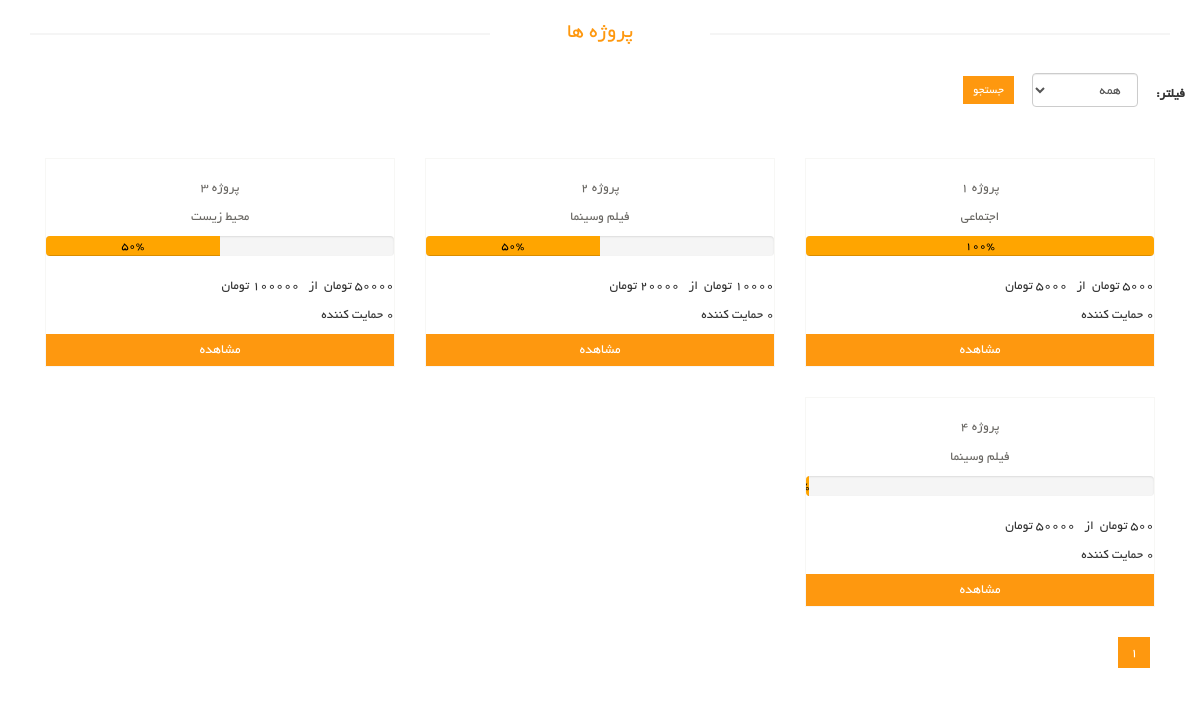
/projects/, run on the app's committed database.
### hami_projects/models.py (models this page shows, shortened)
class Project (models.Model):
    name = models.CharField(max_length=25,verbose_name='عنوان مدیریتی', blank=True, null=True)
    name_show = models.CharField(max_length=25,verbose_name='عنوان قابل نمایش')
    creator = models.ForeignKey(User, on_delete=models.CASCADE, verbose_name='صاحب پروژه')
    Groups = models.ForeignKey(Group, on_delete=models.CASCADE, verbose_name='دسته بندی')
    discribtion = models.TextField(max_length=250, verbose_name='شرح مدیریتی', blank=True, default=0)
    discribtion_show = models.TextField(max_length=250, verbose_name='شرح قابل نمایش')
    order = models.IntegerField(verbose_name='وزن', blank=True, null=True)
    budget = models.PositiveIntegerField(verbose_name='مبلغ مورد نیاز')
    Currentـbudget = models.PositiveIntegerField(verbose_name='مبلغ جمع شده', blank=True, null=True, default=0)
    needed_time =  models.DateField(verbose_name='مدت زمان مورد نیاز ')
    site = models.CharField(max_length=35, verbose_name='سایت')
    email = models.CharField(max_length=35, verbose_name='ایمیل')
    logo = models.ImageField(upload_to=None, blank=True, null=True, verbose_name='عکس کاور')
    status = models.CharField(max_length=35, choices=status, verbose_name='وضعیت', default='disable')
    objects = ProjectManager()
    class Meta:
        verbose_name = 'پروژه'
        verbose_name_plural = 'پروژه ها'
    def supports(self):
        return str(self.support_set.count())
    def percent(self):
        return (int((self.Currentـbudget * 100)/self.budget))
    def get_absolute_url(self):
        return f"/projects/{self.id}"

class Group (models.Model):
    title = models.CharField(max_length=120, unique=True, verbose_name='عنوان')
    slug = models.CharField(max_length=120, verbose_name='عنوان مدیریتی', null=True, blank=True)
    discribtion = models.TextField(verbose_name='توضیحات')
    image = models.ImageField(upload_to=None, blank=True, null=True, verbose_name='عکس ')
    def __str__(self):
        return self.title or " "
    class Meta:
        verbose_name = 'دسته بندی'
        verbose_name_plural = 'دسته بندی ها'

### hami_projects/views.py (the view)
# urls.py: path('projects/', ProjectsList.as_view()),
class ProjectsList(ListView):
    template_name = 'projects_list.html'
    paginate_by = 6
    def get_queryset(self):
        return Project.objects.all()

### hami_projects/templates/projects_list.html (shortened to what this page needs)
{% extends 'shared/_MainLayout.html' %}
{% load static %}
{% load render_partial %}
{% block content %}
    <section>
        <div class="container">
            <div class="row">
                <h2 id="projects-list" class="title text-center">پروژه ها</h2>
                <form id="filter-form" action="filter" method="get" class="form-inline">
                    <label for="sort" class="control-label">فیلتر:</label>
                    <div class="form-group">
                        <div class="col-sm-12 text-right">
                            <select name="sort" id="sort" class="form-control">
                                <option value="all" selected="&quot;selected&quot;">همه</option>
                            </select>
                        </div>
                    </div>
                    <input type="submit" value="جستجو" class="btn btn-sm btn-primary"></button>
                </form>
                <div class="col-sm-12">
                    <div class="features_items">
                        {% for project in page_obj %}
                        <div class="col-sm-4">
                            <div class="product-image-wrapper">
                                <div class="single-products">
                                    <div class="productinfo text-center">
                                        <p>{{ project.name_show }}</p>
                                        <p>{{ project.Groups }}</p>
                                    </div>
                                    <div  class="progress pull-left  text-center " style="width: 100%;">
                                        <div id="progres" class="progress-bar " role="progressbar" style="width:{{project.percent}}%;color:black;" aria-valuenow="25" aria-valuemin="0" aria-valuemax="100">{{project.percent}}%</div>
                                    </div>
                                    <br><br>
                                    <div class="flex-row">
                                        <p class="pull-right"><span> {{project.Currentـbudget}} تومان &nbsp</span></p>
                                        <p class="pr-3"><span> از </span class=""><span>&nbsp {{ project.budget }} تومان </span></p>
                                        <p class=""><span> {{project.supports}}</span> حمایت کننده </p>
                                        <a class="btn btn-primary btn-block" href="{{ project.get_absolute_url }}">مشاهده </a>
                                    </div>
                                    <div class="product-overlay">
                                        <div class="overlay-content">
                                        </div>
                                    </div>
                                </div>
                            </div>
                        </div>
                        {% endfor %}
                        <div class="clearfix"></div>
                        <ul class="pagination">
                            {% for page in paginator.page_range %}
                                {% if page == page_obj.number %}
                                    <li class="active"><a href="?page={{ page }}">{{ page }}</a></li>
                                {% else %}
                                    <li><a href="?page={{ page }}">{{ page }}</a></li>
                                {% endif %}
                            {% endfor %}
                        </ul>
                    </div>
                </div>
            </div>
        </div>
    </section>
{% endblock %}

### assets/css/main.css (style rules this page uses)
body { font-family: 'BYekan'; font-size: 10pt; position: relative; font-weight: normal; direction: rtl; }
ul li { list-style: none; }
a { -webkit-transition: 300ms; -moz-transition: 300ms; -o-transition: 300ms; transition: 300ms; }
h1, h2, h3, h4, h5, h6 { font-family: 'BYekan', sans-serif; }
#progres { background-color: orange !important; }
#projects-list { padding-top: 20px !important; }
.left-sidebar h2:after, h2.title:after { content: " "; position: absolute; border: 1px solid #f5f5f5; bottom:8px; right: 0; width: 100%; height: 0; z-index: -2; }
h2.title:before { content: " "; position: absolute; background: #fff; bottom: -6px; width: 220px; height: 30px; z-index: -1; right: 50%; margin-right: -110px; }
.features_items { overflow:hidden; }
h2.title { color: #FE980F; font-family: 'BYekan', sans-serif; font-size: 16pt; font-weight: 400; margin: 0 15px; text-transform: uppercase; margin-bottom: 30px; position: relative; }
.product-image-wrapper { border:1px solid #F7F7F5; overflow: hidden; margin-bottom:30px; }
.single-products { position: relative; }
.productinfo p { font-family: 'BYekan', sans-serif; font-size: 10pt; font-weight: 400; color: #696763; }
.productinfo { position:relative; }
.product-overlay { background:#FE980F; top: 0; display: none; height: 0; position: absolute; transition: height 500ms ease 0s; width: 100%; display: block; }
.product-overlay .overlay-content { bottom: 0; position: absolute; bottom: 0; text-align: center; width: 100%; }
.pagination { display: inline-block; margin-bottom: 25px; margin-top: 0; padding-right: 15px; }
.pagination li:first-child a, .pagination li:first-child span { border-bottom-left-radius: 0; border-top-left-radius: 0; margin-left: 0; }
.pagination li:last-child a, .pagination li:last-child span { border-bottom-right-radius: 0; border-top-right-radius: 0; }
.pagination .active a, .pagination .active span, .pagination .active a:hover, .pagination .active span:hover, .pagination .active a:focus, .pagination .active span:focus { background-color: #FE980F; border-color: #FE980F; color: #FFFFFF; cursor: default; z-index: 2; }
.pagination li a, .pagination li span { background-color: #f0f0e9; border: 0; float: left; line-height: 1.42857; margin-left: -1px; padding: 6px 12px; position: relative; text-decoration: none; margin-right: 5px; color:#000; }
.chose_area input, select, textarea { background: #F0F0E9; border:0; color: #696763; padding: 6px; width: 100%; border-radius: 0; resize: none }
.btn.btn-primary { background:#FE980F; border: 0 none; border-radius: 0; }
#filter-form { margin-bottom:50px !important; }

### data on the page
Project: name_show "پروژه ۱", Groups "اجتماعی", percent "100", Currentـbudget "5000", budget "5000", supports "0"
Project: name_show "پروژه 2", Groups "فیلم وسینما", percent "50", Currentـbudget "10000", budget "20000", supports "0"
Project: name_show "پروژه 3", Groups "محیط زیست", percent "50", Currentـbudget "50000", budget "100000", supports "0"
Project: name_show "پروژه 4", Groups "فیلم وسینما", Currentـbudget "500", budget "50000", supports "0"

### other printed values
{{ page }} "1"
